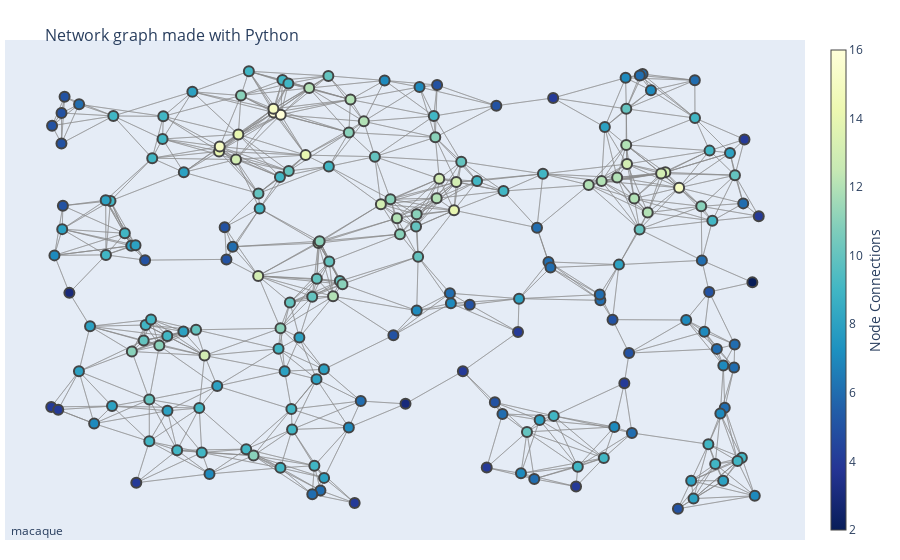

Notebook cell for this chart:
### Code cell
import plotly.graph_objects as go
import plotly.graph_objects as go
import networkx as nx

G = nx.random_geometric_graph(200, 0.125)

print(len(G.nodes))   # number of nodes
print(len(G.edges))   # number of edges
print(list(G.nodes)[:5])  # first few node IDs
print(list(G.edges)[:5])  # first few edges
print(G.nodes[0])

#G.nodes[0]['pos'] = (0.6, 0.4)
G.nodes[0]['label'] = 'Neuron A'

G = nx.DiGraph(G)

edge_x = []
edge_y = []
for edge in G.edges():
    x0, y0 = G.nodes[edge[0]]['pos']
    x1, y1 = G.nodes[edge[1]]['pos']
    edge_x.append(x0)
    edge_x.append(x1)
    edge_x.append(None)
    edge_y.append(y0)
    edge_y.append(y1)
    edge_y.append(None)

edge_trace = go.Scatter(
    x=edge_x, y=edge_y,
    line=dict(width=0.5, color='#888'),
    hoverinfo='none',
    mode='lines')

node_x = []
node_y = []
for node in G.nodes():
    x, y = G.nodes[node]['pos']
    node_x.append(x)
    node_y.append(y)

node_trace = go.Scatter(
    x=node_x, y=node_y,
    mode='markers',
    hoverinfo='text',
    marker=dict(
        showscale=True,
        # colorscale options
        #'Greys' | 'YlGnBu' | 'Greens' | 'YlOrRd' | 'Bluered' | 'RdBu' |
        #'Reds' | 'Blues' | 'Picnic' | 'Rainbow' | 'Portland' | 'Jet' |
        #'Hot' | 'Blackbody' | 'Earth' | 'Electric' | 'Viridis' |
        colorscale='YlGnBu',
        reversescale=True,
        color=[],
        size=10,
        colorbar=dict(
            thickness=15,
            title=dict(
              text='Node Connections',
              side='right'
            ),
            xanchor='left',
        ),
        line_width=2))

node_adjacencies = []
node_text = []
for node, adjacencies in enumerate(G.adjacency()):
    node_adjacencies.append(len(adjacencies[1]))
    node_text.append('# of connections: '+str(len(adjacencies[1])))

for node, ni in enumerate(G.nodes):
    print(node)
    #node_text.append(G.nodes[ni]['label'])

node_trace.marker.color = node_adjacencies
node_trace.text = node_text

fig = go.Figure(data=[edge_trace, node_trace],
             layout=go.Layout(
                title=dict(
                    text="<br>Network graph made with Python",
                    font=dict(
                        size=16
                    )
                ),
                showlegend=False,
                hovermode='closest',
                margin=dict(b=20,l=5,r=5,t=40),
                annotations=[ dict(
                    text="macaque",
                    showarrow=False,
                    xref="paper", yref="paper",
                    x=0.005, y=-0.002 ) ],
                xaxis=dict(showgrid=False, zeroline=False, showticklabels=False),
                yaxis=dict(showgrid=False, zeroline=False, showticklabels=False))
                )
fig.show()

### Figure 1 — Plotly figure (JSON) as saved in the notebook; plotly's stock layout.template omitted (floating-point values rounded to 4 significant figures; data arrays with more than 128 entries replaced by an {"elided": "..."} marker saying what was removed)
{"data": [{"hoverinfo": "none", "line": {"color": "#888", "width": 0.5}, "mode": "lines", "type": "scatter", "x": {"elided": "5094 float values"}, "y": {"elided": "5094 float values"}}, {"hoverinfo": "text", "marker": {"color": {"elided": "200 int values"}, "colorbar": {"thickness": 15, "title": {"side": "right", "text": "Node Connections"}, "xanchor": "left"}, "colorscale": [[0, "rgb(255,255,217)"], [0.125, "rgb(237,248,177)"], [0.25, "rgb(199,233,180)"], [0.375, "rgb(127,205,187)"], [0.5, "rgb(65,182,196)"], [0.625, "rgb(29,145,192)"], [0.75, "rgb(34,94,168)"], [0.875, "rgb(37,52,148)"], [1, "rgb(8,29,88)"]], "line": {"width": 2}, "reversescale": true, "showscale": true, "size": 10}, "mode": "markers", "text": {"elided": "200 str values"}, "type": "scatter", "x": {"elided": "200 float values"}, "y": {"elided": "200 float values"}}], "layout": {"annotations": [{"showarrow": false, "text": "macaque", "x": 0.005, "xref": "paper", "y": -0.002, "yref": "paper"}], "hovermode": "closest", "margin": {"b": 20, "l": 5, "r": 5, "t": 40}, "showlegend": false, "title": {"font": {"size": 16}, "text": "<br>Network graph made with Python"}, "xaxis": {"showgrid": false, "showticklabels": false, "zeroline": false}, "yaxis": {"showgrid": false, "showticklabels": false, "zeroline": false}}}
